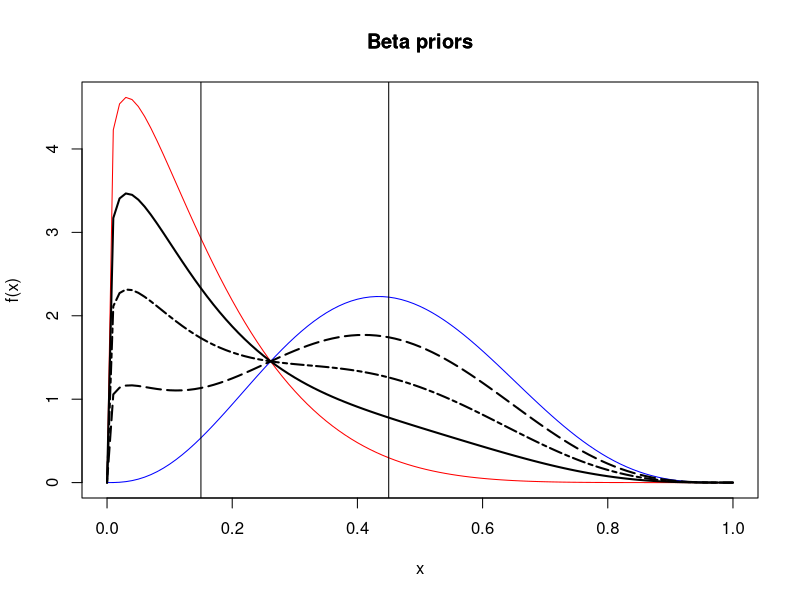

Recreate this plot in R. (Note: this script raises an error after producing the figure.)
rm(list = ls())

#################################################################################################
## INITIAL CONDITIONS ###########################################################################
#################################################################################################

# lower target
theta_L<-0.15

# upper target
theta_H<-0.45

# tail probabilities for priors (low, middle, high)
alpha_L<-0.05
alpha_H<-0.05


#################################################################################################
## PRIOR SPECIFICATION ##########################################################################
#################################################################################################

## Parameterize prior models
# Step 1: Create grid for possible values of phi
# E.g. beta parameterization for middle prior: beta(pi_0*phi,(1-pi_0)*phi)
phi_seq<-seq(0,100,by=0.01)

# Step 2: Compute tail probabilities for every possible choice of phi
# upper tail probability equal to alpha_L/2
test_L<-qbeta(alpha_L/2,(theta_L)*phi_seq,(1-(theta_L))*phi_seq,lower.tail=FALSE)
# lower tail probability equal to alpha_H/2
test_H<-qbeta(alpha_H/2,(theta_H)*phi_seq,(1-(theta_H))*phi_seq,lower.tail=TRUE)

# Step 3: Grid search to find value of phi with the desired tail probability for the priors
phi_L<-phi_seq[which.min(abs(theta_H-test_L))] # fixed 5/13/19
phi_H<-phi_seq[which.min(abs(theta_L-test_H))] # fixed 5/13/19

# Step 4: Find parameters for the priors
alpha_L<-(theta_L)*phi_L
beta_L<-(1-(theta_L))*phi_L

alpha_H<-(theta_H)*phi_H
beta_H<-(1-(theta_H))*phi_H

# Plot results
x<-seq(0,1,by=0.01)
#low (skeptical)
plot(x,dbeta(x,alpha_L,beta_L),type="l",col="red",xlab="x",ylab="f(x)",
     ylim=c(0,max(dbeta(x,alpha_L,beta_L),dbeta(x,alpha_H,beta_H))))

#high (enthuastic)
lines(x,dbeta(x,alpha_H,beta_H),type="l",col="blue")
points(x,1/4*dbeta(x,alpha_L,beta_L)+3/4*dbeta(x,alpha_H,beta_H),type='l',lty=5,lwd=2)
points(x,1/2*dbeta(x,alpha_L,beta_L)+1/2*dbeta(x,alpha_H,beta_H),type='l',lty=6,lwd=2)
points(x,3/4*dbeta(x,alpha_L,beta_L)+1/4*dbeta(x,alpha_H,beta_H),type='l',lty=7,lwd=2)
title(main="Beta priors")
title(main="Beta priors")
abline(v=theta_L)
abline(v=theta_H)

#abline(v=(pi_0-delta_0))
#abline(v=pi_0)
#abline(v=(pi_0+delta_0))

#################################################################################################
## INITIAL CONDITIONS ###########################################################################
#################################################################################################

## Prior model probabilities
prior_L<-1/2 
prior_H<-1/2 
## posterior probability of event A margin

## stopping criteria

## after how many patients do you check
interm<-30

#################################################################################################
## FREQUENTIST SAMPLE SIZE ######################################################################
#################################################################################################

freq_ss<-14

#################################################################################################
## SIMULATIONS ##################################################################################
#################################################################################################

## OUTERMOST LOOP OVER TRUE PARAMETER VALUE ##
pi_range<-seq(theta_L,theta_H,by=0.05)
#pi_range<-pi_0

outer_trial_result<-vector(length=length(pi_range))
outer_trial_result_binary<-vector(length=length(pi_range))
outer_freq_trial_result<-vector(length=length(pi_range))
outer_trial_result_ss<-vector(length=length(pi_range)) # expected sample size
outer_p_hat<-vector(length=length(pi_range))

for (j in 1:length(pi_range)){
  
  
  ## OUTER LOOP OVER TRIALS
  reps<-1000
  trial_result<-vector(length=reps)
  trial_result_binary<-vector(length=reps)
  trial_result_ss<-vector(length=reps)
  freq_trial_result<-vector(length=reps)
  inner_p_hat<-vector(length=reps)
  
  for (i in 1:reps){
    
    ## INNER LOOP OVER SAMPLE 
    futility<-0 # initialize
    efficacy<-0 # initialize

    n<-1 # initializing sample size
    y1_before<-0 # initializing number of successes
    
    while (n<=freq_ss){
      
      # generate trial result
      y<-rbinom(1,size=1,prob=pi_range[j])
      # new number of successes
      y1<-sum(y1_before)+y
      # new number of failures
      y0<-n-y1
      
      ## Adding early stopping 5/23/19
      # futility
      futility<-pbeta(theta_L,alpha_H+y1,beta_H+y0)

      efficacy<-pbeta(theta_H,alpha_L+y1,beta_L+y0)

      ## for next loop
      y1_before<-y1
      n<-n+1
      
      if (n%%interm==0 & (futility>1 | efficacy>1)){
        break
      }
    }
    
    ## Posterior model probabilities, slide 133/1005 of 779 notes
    # posterior probability of data given models
    post_L_D<-(beta(alpha_L,beta_L))^(-1)*beta(alpha_L+y1,beta_L+y0)
    post_H_D<-(beta(alpha_H,beta_H))^(-1)*beta(alpha_H+y1,beta_H+y0)
    
    # posterior probability of models given data
    post_L<-post_L_D*prior_L/(post_L_D*prior_L+post_H_D*prior_H)
    post_H<-post_H_D*prior_H/(post_L_D*prior_L+post_H_D*prior_H)
    
    ## compute probability of event A given the models, slide 7/1005 of 779 notes
    post_L_eventA<-pbeta(theta_H,alpha_L+y1,beta_L+y0)
    post_H_eventA<-pbeta(theta_H,alpha_H+y1,beta_H+y0)
    
    # compute probability of event A
    trial_result[i]<-sum(post_L*post_L_eventA,post_H*post_H_eventA)
    trial_result_binary[i]=(trial_result[i]>=0.95) # rejecting null hypothesis of non-equivalence
    trial_result_ss[i]<-n-1
    inner_p_hat[i]<-(y1/n-pi_range[j])
    #freq_trial_result[i]<-((sqrt(n)*(pi_range[j]-p_hat-delta_0)/sqrt(p_hat*(1-p_hat))<qnorm(alpha)) &
    #    (sqrt(n)*(pi_range[j]-p_hat+delta_0)/sqrt(p_hat*(1-p_hat))>qnorm(1-alpha)))
  }
  outer_trial_result_binary[j]<-mean(trial_result_binary)
  outer_trial_result[j]<-mean(trial_result)
  outer_freq_trial_result[j]<-mean(freq_trial_result)
  outer_trial_result_ss[j]<-mean(trial_result_ss)
  outer_p_hat[j]<-mean(inner_p_hat)
}

outer_trial_result_binary
outer_trial_result
outer_freq_trial_result
outer_trial_result_ss
outer_p_hat


plot(p_range,power_plot,xlab="pi",ylab="power",type='l')
lines(pi_range,outer_trial_result_binary,xlab="pi",ylab="power",type='l',lty=5)
title(main="Bayesian power (dotted) vs Frequentist power (solid)")

plot(pi_range,outer_trial_result_ss,ylim=c(150,280),type='l',xlab='True pi',ylab='Expected sample size')

power_plot[1]
outer_trial_result_binary[1]




lines(pi_range,ss_100)
lines(pi_range,ss_20)
abline(h=271)
text(locator(), labels = c('No interm','Every 100','Every 20','Every subject'))

outer_p_hat
plot(pi_range,outer_p_hat,xlab='True p',ylab='bias')
#################################################################################################
#################################################################################################
#################################################################################################
